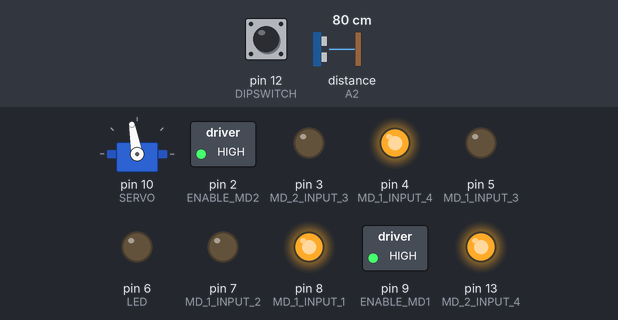
Bench run of a sketch on a simulated Arduino Uno, built with avr-gcc and run on an emulated ATmega328P. Shown: servo, switched loads named in the sketch (green lamp = pin HIGH), output pins drawn as LEDs (lit = HIGH). Wiring (inferred from the names in the program): ultrasonic range finder: trigger A1; echo A2. The test bench sets the inputs (shaded band); at power-on: pin 12 (DIPSWITCH) HIGH, distance to the obstacle (sensor on A2) 80 cm. The echo pulse lasts 58.3 µs per cm; pins used as bus, display or sensor lines are not drawn.

Above: at 0.05 s.
At 2.55 s:
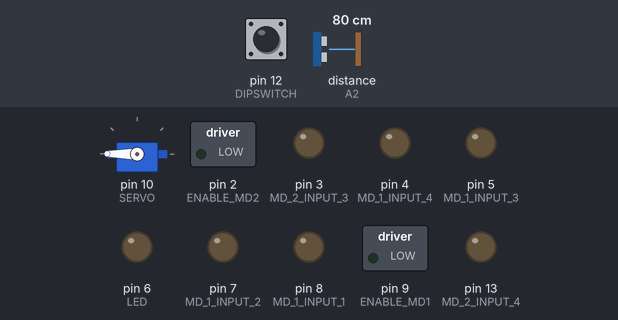
At 3.8 s:
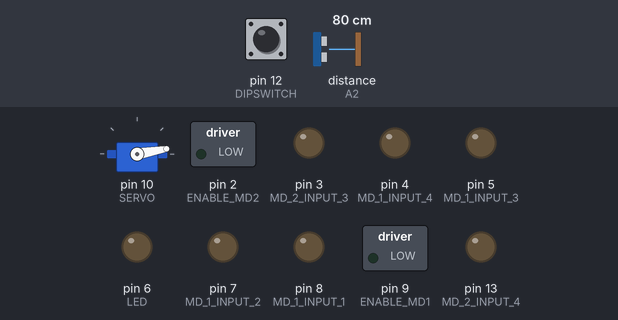
At 5.05 s:
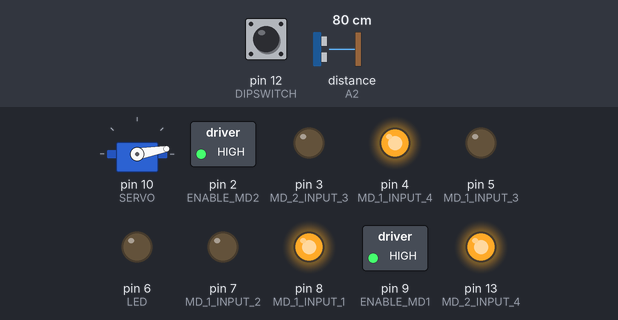
Timing chart, 0 to 5.9 s (numbered marks = the images above):
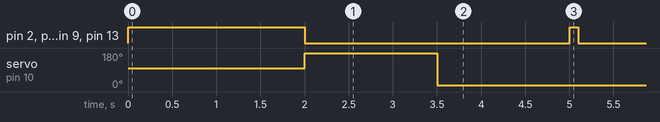

Measured:
- by itself, servo on pin 10 (SERVO): alternates 180° for 1.5 s and 10° for 3.6 s
- by itself, pin 2 (ENABLE_MD2), pin 4 (MD_1_INPUT_4), pin 8 (MD_1_INPUT_1), pin 9 (ENABLE_MD1), pin 13 (MD_2_INPUT_4): goes HIGH 2.0 s, LOW 3.0 s, 24 × (HIGH 0.10 s, LOW 5.0 s), HIGH 0.10 s, then LOW

The sketch:

obstacleAvoidingCar.ino
```cpp
/*
 * OBSTACLE AVOIDING CAR
 * SILA KOLELI
 * MAY 2023
*/

#include <Servo.h>

/* Defining pins */
// motor driver pins
#define MD_1_INPUT_4 4
#define MD_1_INPUT_3 5
#define MD_1_INPUT_2 7
#define MD_1_INPUT_1 8
#define ENABLE_MD1 9

#define MD_2_INPUT_4 13
#define MD_2_INPUT_3 3
#define MD_2_INPUT_2 0
#define MD_2_INPUT_1 1
#define ENABLE_MD2 2

// servo motor pin
#define SERVO 10
// pins for button and dip switch
#define BUTTON 11
#define DIPSWITCH 12
// pins for ultrasonic sensor
#define TRIG A1
#define ECHO A2
// led's pin
#define LED 6

#define FORWARD 0
#define LEFT 1
#define RIGHT 2
#define BACKWARD 3

Servo servo;
byte maxDist = 150; // maximum sensing distance, in cm (further objects are ignored)
byte stopDist = 40; // minimum distance, in cm (car will stop)
float timeOut = 2*(maxDist+10)/100/340*1000000; // max time for return signal

// values to determinate servo's angles.
int forwardAngle = 100;
int leftAngle = 190;
int rightAngle = 10;

int currD; // current distance
int turnDir; // direction to be turned

boolean goesForward = false;
boolean isEnabled = false;

void brake();
void moveForward();
void moveBackward();
void turnLeft();
void turnRight();
int checkDirection();
int getDistance();

void setup(){
  // setting up motor driver
  pinMode(ENABLE_MD1, OUTPUT);
  pinMode(MD_1_INPUT_4, OUTPUT);
  pinMode(MD_1_INPUT_3, OUTPUT);
  pinMode(MD_1_INPUT_2, OUTPUT);
  pinMode(MD_1_INPUT_1, OUTPUT);

  pinMode(ENABLE_MD2, OUTPUT);
  pinMode(MD_2_INPUT_4, OUTPUT);
  pinMode(MD_2_INPUT_3, OUTPUT);
  pinMode(MD_2_INPUT_2, OUTPUT);
  pinMode(MD_2_INPUT_1, OUTPUT);

  pinMode(LED, OUTPUT);

  // setting up servo pin
  //pinMode(SERVO, OUTPUT);
  servo.attach(SERVO);

  // setting up buttons
  pinMode(BUTTON, INPUT_PULLUP);
  pinMode(DIPSWITCH, INPUT_PULLUP);

  // setting up ultrasonic sensor
  pinMode(TRIG, OUTPUT);
  pinMode(ECHO, INPUT);

  // setting up initial state of motors
  digitalWrite(MD_1_INPUT_1, LOW);
  digitalWrite(MD_1_INPUT_2, LOW);
  digitalWrite(MD_1_INPUT_3, LOW);
  digitalWrite(MD_1_INPUT_4, LOW);
  digitalWrite(ENABLE_MD1, LOW);
  digitalWrite(MD_2_INPUT_1, LOW);
  digitalWrite(MD_2_INPUT_2, LOW);
  digitalWrite(MD_2_INPUT_3, LOW);
  digitalWrite(MD_2_INPUT_4, LOW);
  digitalWrite(ENABLE_MD2, LOW);
  servo.write(forwardAngle);

  digitalWrite(LED, LOW);
  Serial.begin(9600);
}

void loop(){
  if (digitalRead(DIPSWITCH) == HIGH){
    moveForward();
    delay(2000);
    brake();
    int turnDir = checkDirection();
    turnRight();
    delay(100);
    brake();
  }
  else {
    brake();
    digitalWrite(LED, LOW);
  }
}

/*
void loop(){
  Serial.println(digitalRead(BUTTON));
  if (digitalRead(DIPSWITCH) == HIGH){ // dip switch aciksa
    digitalWrite(LED, HIGH);
    servo.write(forwardAngle);
    delay(500);
    currD = getDistance();
    if (currD <= stopDist){
      brake();
      moveBackward();
      delay(200);
      if (digitalRead(BUTTON) == HIGH){ // mikro switch basili ise
        digitalWrite(LED, HIGH);
        brake();
        moveForward();
        delay(100);
      }
      brake();
      turnDir = checkDirection();
      if (turnDir == RIGHT){
        turnRight();
        delay(200);
        moveForward();
      }
      else if (turnDir == LEFT){
        turnLeft();
        delay(200);
        moveForward();
      }
    }
    else{
      moveForward();
    }
  }else {
    brake();
    digitalWrite(LED, LOW);
  }
}*/

void brake(){
  digitalWrite(MD_1_INPUT_1, LOW);
  digitalWrite(MD_1_INPUT_2, LOW);
  digitalWrite(MD_1_INPUT_3, LOW);
  digitalWrite(MD_1_INPUT_4, LOW);
  digitalWrite(MD_2_INPUT_1, LOW);
  digitalWrite(MD_2_INPUT_2, LOW);
  digitalWrite(MD_2_INPUT_3, LOW);
  digitalWrite(MD_2_INPUT_4, LOW);
  disable();
}

void disable(){
  digitalWrite(ENABLE_MD1, LOW);
  digitalWrite(ENABLE_MD2, LOW);
}

void enable(){
  digitalWrite(ENABLE_MD1, HIGH);
  digitalWrite(ENABLE_MD2, HIGH);
}

void moveForward(){
  if(!goesForward){
    goesForward = true;
    enable();
    digitalWrite(MD_1_INPUT_1, HIGH);
    digitalWrite(MD_1_INPUT_2, LOW);
    digitalWrite(MD_1_INPUT_3, LOW);
    digitalWrite(MD_1_INPUT_4, HIGH);
    digitalWrite(MD_2_INPUT_1, HIGH);
    digitalWrite(MD_2_INPUT_2, LOW);
    digitalWrite(MD_2_INPUT_3, LOW);
    digitalWrite(MD_2_INPUT_4, HIGH);
  }
}

void moveBackward(){
  goesForward = false;
  enable();
  digitalWrite(MD_1_INPUT_1, LOW);
  digitalWrite(MD_1_INPUT_2, HIGH);
  digitalWrite(MD_1_INPUT_3, HIGH);
  digitalWrite(MD_1_INPUT_4, LOW);
  digitalWrite(MD_2_INPUT_1, LOW);
  digitalWrite(MD_2_INPUT_2, HIGH);
  digitalWrite(MD_2_INPUT_3, HIGH);
  digitalWrite(MD_2_INPUT_4, LOW);
}


void turnLeft(){
  enable();
  digitalWrite(MD_1_INPUT_1, LOW);
  digitalWrite(MD_1_INPUT_2, HIGH);
  digitalWrite(MD_1_INPUT_3, HIGH);
  digitalWrite(MD_1_INPUT_4, LOW);
  digitalWrite(MD_2_INPUT_1, LOW);
  digitalWrite(MD_2_INPUT_2, HIGH);
  digitalWrite(MD_2_INPUT_3, HIGH);
  digitalWrite(MD_2_INPUT_4, LOW);
}

void turnRight(){
  enable();
  digitalWrite(MD_1_INPUT_1, HIGH);
  digitalWrite(MD_1_INPUT_2, LOW);
  digitalWrite(MD_1_INPUT_3, LOW);
  digitalWrite(MD_1_INPUT_4, HIGH);
  digitalWrite(MD_2_INPUT_1, HIGH);
  digitalWrite(MD_2_INPUT_2, LOW);
  digitalWrite(MD_2_INPUT_3, LOW);
  digitalWrite(MD_2_INPUT_4, HIGH);
}

int checkDirection(){
  int dLeft = 0;
  int dRight = 0;
  int direction = FORWARD;
  servo.write(leftAngle);
  delay(1000);
  dLeft = getDistance();
  delay(500);
  servo.write(rightAngle);
  delay(1000);
  dRight = getDistance();
  delay(500);
  if ((dLeft >= maxDist && dRight >= maxDist) or dLeft==0 && dRight ==0)
    direction = LEFT;
  else if (dLeft <= stopDist && dRight <= stopDist)
    direction = BACKWARD;
  else if (dLeft >= dRight )
    direction = LEFT;
  else if (dRight < dLeft)
    direction = RIGHT;
  return direction;
}

int getDistance(){
  unsigned long pulseTime;
  int d;
  digitalWrite(TRIG, HIGH);
  delay(1);
  digitalWrite(TRIG, LOW);
  pulseTime = pulseIn(ECHO, HIGH, timeOut);
  d = (float)pulseTime * 340 /2 /10000;
  return d;
}
```
